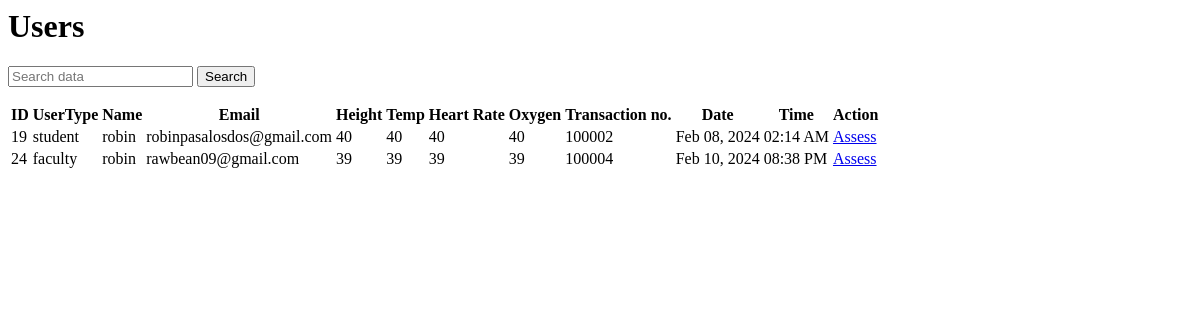
Page /pages/admin/post_assessment.php on the earlier database version.
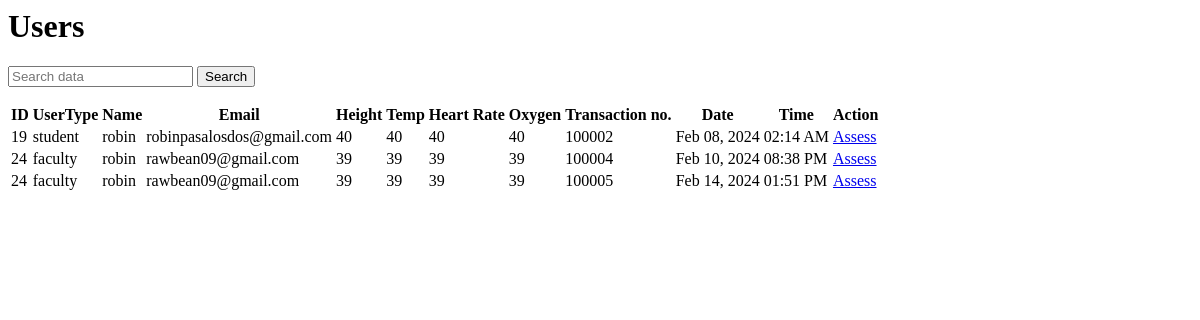
Same page on the later database version.
### tables this page shows
CREATE TABLE `records` (
  `id` int(11) NOT NULL,
  `user_id` int(11) NOT NULL,
  `user_type` varchar(50) NOT NULL,
  `name` varchar(50) NOT NULL,
  `email` varchar(50) NOT NULL,
  `height` varchar(50) NOT NULL,
  `weight` varchar(50) NOT NULL,
  `bmi` varchar(50) NOT NULL,
  `temp` varchar(50) NOT NULL,
  `heart_rate` varchar(50) NOT NULL,
  `oxygen` varchar(50) NOT NULL,
  `transaction_no` int(11) NOT NULL,
  `assessment_status` int(11) NOT NULL,
  `date_created` date NOT NULL DEFAULT current_timestamp(),
  `created_timestamp` datetime NOT NULL DEFAULT current_timestamp()
);

### pages/admin/post_assessment.php (the view, shortened to what this page needs)
<head>
</head>
<div class="records-table">
    <h1>Users</h1>
    <form action="<?php echo htmlspecialchars($_SERVER["PHP_SELF"]); ?>" method="GET">
        <input type="text" name="search" value="<?php if(isset($_GET['search'])){echo $_GET['search']; } ?>" placeholder="Search data">
        <button type="submit">Search</button>
    </form>
    <table>
        <thead>
            <tr>
                <th>ID</th>
                <th>UserType</th>
                <th>Name</th>
                <th>Email</th>
                <th>Height</th>
                <th>Temp</th>
                <th>Heart Rate</th>
                <th>Oxygen</th>
				<th>Transaction no.</th>
				<th>Date</th>
				<th>Time</th>
                <th>Action</th>
            </tr>
        </thead>
        <tbody>
            <?php
                include('../pupclinic/php/db_connect.php');
                    $filtervalues = $_GET['search'];
                    if($_GET['search'] == ""){
                        $query = "SELECT * FROM records";
                    }else{
                        $query = "SELECT * FROM records WHERE CONCAT(user_id,user_type,name,email,height,temp,heart_rate,oxygen,transaction_no) LIKE '%$filtervalues%' ";
                    }
                    $query_run = mysqli_query($conn, $query);
                    if(mysqli_num_rows($query_run) > 0)
                    {
                        foreach($query_run as $items)
                        {
                            ?>
                            <tr>
                                <td><?= $items['user_id']; ?></td>
                                <td><?= $items['user_type']; ?></td>
                                <td><?= $items['name']; ?></td>
                                <td><?= $items['email']; ?></td>
                                <td><?= $items['height']; ?></td>
                                <td><?= $items['temp']; ?></td>
                                <td><?= $items['heart_rate']; ?></td>
                                <td><?= $items['oxygen']; ?></td>
                                <td><?= $items['transaction_no']; ?></td>
                                <td><?= date('M d, Y', strtotime($items['date_created'])); ?></td>
                                <td><?= date('h:i A', strtotime($items['created_timestamp'])); ?></td>
                                <td>
                                    <a class="assess" href="javascript:void(0)" data-id="<?= $items['id'] ?>">Assess</a>
                                </td>
                            </tr>
                            <?php
                        }
                    }
                    else
                    {
                        ?>
                            <tr>
                                <td>No Record Found</td>
                            </tr>
                        <?php
                    }
            ?>
        </tbody>
    </table>
</div>

Differences in the rows shown:
added records: user "24", user_type "faculty", name "robin", email "rawbean09@gmail.com", height "39", temp "39", heart_rate "39", oxygen "39", transaction_no "100005", date_created "Feb 14, 2024", created_timestamp "01:51 PM"
